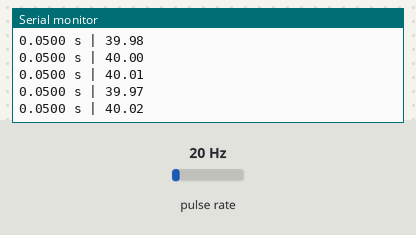
A sketch run on a simulated Arduino Uno, built with avr-gcc and run on an emulated ATmega328P. Shown: the last lines printed to the serial monitor. Wiring (inferred from the names in the program): pulse sensor: data pin 2. Inputs (shaded band) come from the test bench; at power-on: pulse rate 20 Hz.

Above: at 1.2 s.
1.3 s: pulse rate (sensor on pin 2) set to 4 Hz
At 1.61 s:
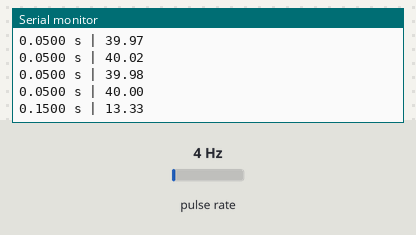
2.8 s: pulse rate (sensor on pin 2) set to 50 Hz
At 2.8 s:
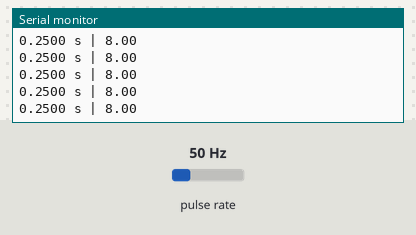
Timing chart, 0 to 5.8 s (numbered marks = the images above; inputs shaded):
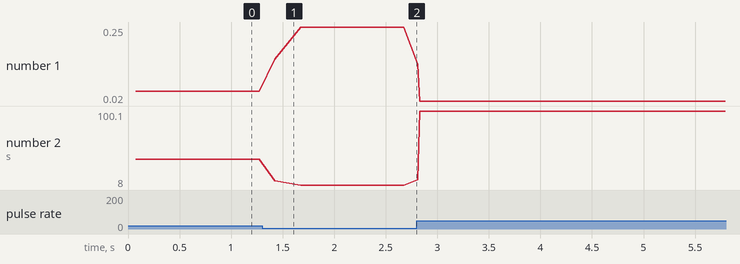

Measured:
- after the input at 1.3 s, the serial monitor: prints a new line after 0.13 s (image 1)
- plotted number 1: 0.05 → 0.25 after the input at 1.3 s, 0.25 → 0.02 after the input at 2.8 s
- plotted number 2: 40 → 8 after the input at 1.3 s, 8 → 99.92 after the input at 2.8 s

The sketch:

CODIGO_VAR.ino
```cpp
const uint8_t PINO_SENSOR = 2;
const uint32_t PPR = 30; // Furos do disco fônico

// Variáveis voláteis compartilhadas com a interrupção
volatile unsigned long g_tempoUltimoPulsoUs = 0;
volatile unsigned long g_periodoPulsoUs = 0;
volatile bool g_novoPulso = false;
volatile bool g_reiniciarContagem = true; // Flag para resetar o primeiro pulso após parada

// Variável para detectar motor parado
unsigned long g_tempoUltimaLeituraMs = 0;
const unsigned long TIMEOUT_PARADO_MS = 500; // 0.5s sem pulso = parado

void ISR_sensorOptico() {
  unsigned long tempoAtualUs = micros();

  // Se o motor estava parado, o próximo pulso é obrigatoriamente o recomeço
  if (g_reiniciarContagem) {
    g_tempoUltimoPulsoUs = tempoAtualUs;
    g_reiniciarContagem = false;
    return;
  }

  unsigned long deltaUs = tempoAtualUs - g_tempoUltimoPulsoUs;

  // FILTRO ANTI-RUÍDO RIGOROSO:
  // Ignora intervalos menores que 2000us (2ms).
  // Ajuste esse valor caso sua rotação máxima ultrapasse limites teóricos.
  if (deltaUs > 2000) {
    g_periodoPulsoUs = deltaUs;
    g_novoPulso = true;
    g_tempoUltimoPulsoUs = tempoAtualUs; // Só atualiza se o pulso for válido!
  }
}

void setup() {
  Serial.begin(115200);
  pinMode(PINO_SENSOR, INPUT_PULLUP);

  attachInterrupt(
    digitalPinToInterrupt(PINO_SENSOR),
    ISR_sensorOptico,
    FALLING
  );

  Serial.println(F("Periodo_s | RPM"));
}

void loop() {
  unsigned long periodoUsLocal = 0;
  bool temDadoNovo = false;

  // Leitura segura das variáveis da interrupção
  noInterrupts();
  if (g_novoPulso) {
    periodoUsLocal = g_periodoPulsoUs;
    g_novoPulso = false;
    temDadoNovo = true;
  }
  interrupts();

  if (temDadoNovo) {
    g_tempoUltimaLeituraMs = millis(); // Atualiza o tempo do último pulso recebido

    // Converte o período para segundos e calcula o RPM
    float periodoSegundos = (float)periodoUsLocal / 1000000.0;
    float rpm = (1.0 / periodoSegundos) * (60.0 / (float)PPR);

    // Imprime o período em segundos e o RPM
    Serial.print(periodoSegundos, 4);
    Serial.print(F(" s | "));
    Serial.println(rpm, 2);
  }

  // Se o motor parar, zera o RPM no monitor serial após o tempo limite e reseta a contagem
  if (millis() - g_tempoUltimaLeituraMs > TIMEOUT_PARADO_MS) {
    noInterrupts();
    g_reiniciarContagem = true; // Força a reiniciar o par de pulsos na próxima rotação
    interrupts();

    g_tempoUltimaLeituraMs = millis(); // Evita printar infinitamente
    Serial.println(F("0.0000 s | 0.00"));
  }
}
```
